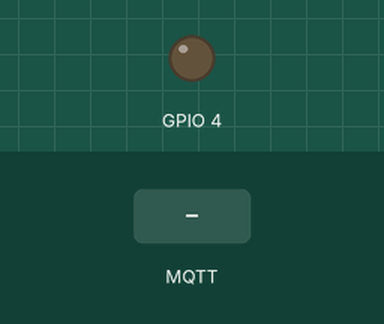
Recording of a sketch running on a simulated ESP8266 (NodeMCU). On the bench: output pins drawn as LEDs (lit = HIGH). The test bench sets the inputs (shaded band). WiFi joins after 1.5 s; servers stay silent unless stated; no MQTT or app messages arrive unless stated; what the sketch prints to the serial monitor is not drawn.

Above: at 2.7 s.
2.8 s: MQTT message "on" arrives on the first subscribed topic
At 3.5 s:
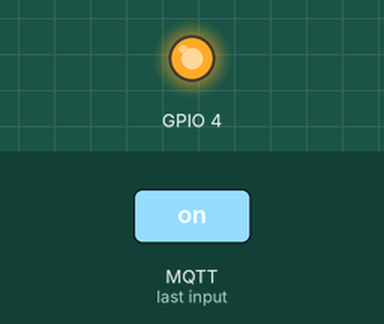
4.3 s: MQTT message "o" arrives on the first subscribed topic
5.8 s: MQTT message "n" arrives on the first subscribed topic
Timing chart, 0 to 8.8 s (numbered marks = the images above; inputs shaded):
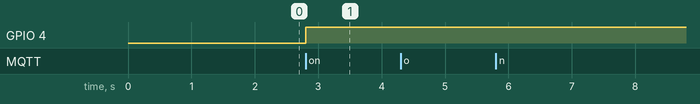

Measured:
- after the input at 2.8 s, GPIO 4: LOW → HIGH at once
- after the input at 4.3 s, every drawn part: stays the same
- after the input at 5.8 s, every drawn part: stays the same

The sketch:

mqttESP8266test.ino
```cpp
#include <ESP8266WiFi.h>
#include <PubSubClient.h>


//const char* mqtt_server = "test.mosquitto.org";
//const char* mqtt_server = "iot.eclipse.org";
//const char* mqtt_server = "broker.mqtt-dashboard.com";
const char* mqtt_server = "broker.hivemq.com";
const char* ssid = "HUAWEI-B315-0365";
const char* password = "232TE5TG2G2";
WiFiClient espClient;
PubSubClient client(espClient);

void setup() {

  pinMode(4,OUTPUT);
  Serial.begin(115200);
  setup_wifi();
  client.setServer(mqtt_server, 1883);
  client.setCallback(callback);
  reconnect();
}

void setup_wifi(){

  delay(10);
  // We start by connecting to a WiFi network
  Serial.println();
  Serial.print("Connecting to ");
  Serial.println(ssid);

  WiFi.begin(ssid, password);

  while (WiFi.status() != WL_CONNECTED) {
    delay(500);
    Serial.print(".");
  }

  Serial.println("");
  Serial.println("WiFi connected");
  Serial.println("IP address: ");
  Serial.println(WiFi.localIP());
}

void callback(char* topic, byte* payload, unsigned int length) {
  Serial.print("Message arrived [");
  Serial.print(topic);
  Serial.print("] ");
  for (int i = 0; i < length; i++) {
    Serial.print((char)payload[i]);
  }

  if((char)payload[0] == 'o' && (char)payload[1] == 'n') //on
    digitalWrite(4,HIGH);
  else if((char)payload[0] == 'o' && (char)payload[1] == 'f' && (char)payload[2] == 'f') //off
    digitalWrite(4,LOW);

  Serial.println();
}

void reconnect() {
  // Loop until we're reconnected
  while (!client.connected()) {
    Serial.print("Attempting MQTT connection...");
    // Attempt to connect
    if (client.connect("ESP8266Clientrinel")) {
      Serial.println("connected");
      // Once connected, publish an announcement...
      client.publish("ESP8266/rinel", "Connected!");
      // ... and resubscribe
      client.subscribe("ESP8266/LED status");
    } else {
      Serial.print("failed, rc=");
      Serial.print(client.state());
      Serial.println(" try again in 5 seconds");
      // Wait 5 seconds before retrying
      delay(5000);
    }
  }
}

void loop() {

  if (!client.connected()) {
    reconnect();
  }
  client.loop();
}
```
